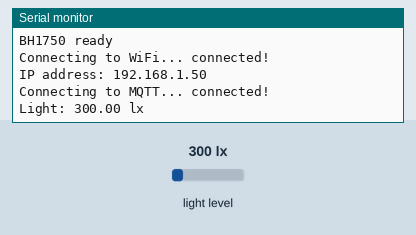
A sketch run on a simulated Arduino Nano 33 IoT. Parts: the last lines printed to the serial monitor. The inputs (shaded band) are chosen by the test bench; at power-on: light level 300 lx. WiFi joins after 1.5 s; servers stay silent unless stated; no MQTT or app messages arrive unless stated.

Above: at 2.7 s.
2.8 s: light level set to 40 lx
At 8.1 s:
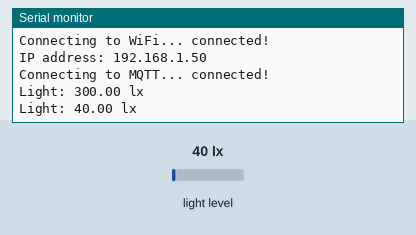
8.8 s: light level set to 500 lx
At 11.9 s:
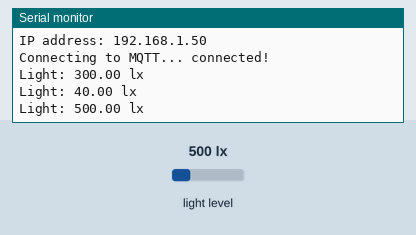
Timing chart, 0 to 13.4 s (numbered marks = the images above; inputs shaded):
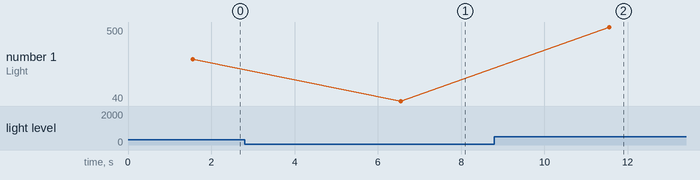

Measured:
- after the input at 2.8 s, the serial monitor: prints a new line after 3.8 s (image 1)
- after the input at 8.8 s, the serial monitor: prints a new line after 2.8 s (image 2)
- plotted number 1: 300 → 40 after the input at 2.8 s, 40 → 500 after the input at 8.8 s

The sketch:

code.ino
```cpp
#include <WiFiNINA.h>
#include <PubSubClient.h>
#include <Wire.h>
#include <BH1750.h>

// ---- WiFi ----
#define WIFI_SSID      "a"
#define WIFI_PASSWORD  "qwertyui"

// ---- MQTT (HiveMQ Cloud) ----
#define MQTT_SERVER    "fefd78f005324fada645cddae5dd67ca.s1.eu.hivemq.cloud"   // from HiveMQ
#define MQTT_PORT      8883
#define MQTT_TOPIC     "light"
#define MQTT_USER      "hivemq.webclient.1755621657430"              // from HiveMQ credentials
#define MQTT_PASSWORD  "*&w3RE0HS$94FbKjazy;"              // from HiveMQ credentials

// ---- Sensor ----
BH1750 lightMeter;

// TLS client for HiveMQ Cloud
WiFiSSLClient wifiSSLClient;
PubSubClient mqttClient(wifiSSLClient);

void connectWiFi() {
  Serial.print("Connecting to WiFi...");
  WiFi.begin(WIFI_SSID, WIFI_PASSWORD);
  while (WiFi.status() != WL_CONNECTED) {
    delay(1000);
    Serial.print(".");
  }
  Serial.println(" connected!");
  Serial.print("IP address: ");
  Serial.println(WiFi.localIP());
}

void connectMQTT() {
  while (!mqttClient.connected()) {
    Serial.print("Connecting to MQTT...");
    if (mqttClient.connect("ArduinoNano33IoT", MQTT_USER, MQTT_PASSWORD)) {
      Serial.println(" connected!");
    } else {
      Serial.print(" failed, rc=");
      Serial.print(mqttClient.state());
      Serial.println(" retrying in 5 seconds");
      delay(5000);
    }
  }
}

void setup() {
  Serial.begin(115200);
  Wire.begin();

  // Start BH1750
  if (lightMeter.begin(BH1750::CONTINUOUS_HIGH_RES_MODE)) {
    Serial.println("BH1750 ready");
  } else {
    Serial.println("Error initializing BH1750!");
    while (1);
  }

  // Connect WiFi
  connectWiFi();

  // Set MQTT broker
  mqttClient.setServer(MQTT_SERVER, MQTT_PORT);
  connectMQTT();
}

void loop() {
  if (!mqttClient.connected()) {
    connectMQTT();
  }
  mqttClient.loop();

  float lux = lightMeter.readLightLevel();
  Serial.print("Light: ");
  Serial.print(lux);
  Serial.println(" lx");

  // Format message and publish
  char msg[50];
  snprintf(msg, sizeof(msg), "Light: %.2f lx", lux);
  mqttClient.publish(MQTT_TOPIC, msg);

  delay(5000); // publish every 5 seconds
}


// [
//     {
//         "id": "email1",
//         "type": "e-mail",
//         "z": "44f0dcec5ab511b6",
//         "server": "smtp.gmail.com",
//         "port": "465",
//         "authtype": "BASIC",
//         "saslformat": false,
//         "token": "oauth2Response.access_token",
//         "secure": true,
//         "tls": true,
//         "name": "abhayrajsinghbhatia@gmail.com",
//         "dname": "Send Email",
//         "x": 750,
//         "y": 240,
//         "wires": []
//     },
//     {
//         "id": "c0ca3beaf8ee0f7b",
//         "type": "global-config",
//         "env": [],
//         "modules": {
//             "node-red-node-email": "3.1.0"
//         }
//     }
// ]
```
